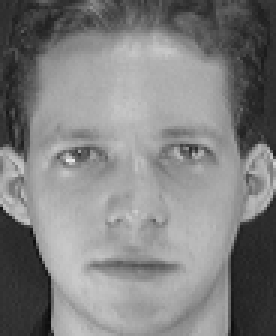
#> input picture dataset/s1/1.pgm, 92 x 112 px (shown 3 times larger); its folder holds 3 pictures in this run
$ jupyter execute --allow-errors Assignment1.ipynb
#> lines starting #> are read from the running program, lines starting #| are printed output that depends on the picture
#> further down, image is the input picture: PIL image 92x112 L; min 11, max 234, mean 128.3
#> `image_array = np.array(image_sequence)`: image_array = 10304 values, max 234 at index 4898, min 11 at index 9676, mean 128.3
[cell 1]
import numpy as np
import PIL
from PIL import Image
from sklearn import datasets
from sklearn.model_selection import train_test_split
from sklearn.neighbors import KNeighborsClassifier
from sklearn.metrics import accuracy_score
import matplotlib.pyplot as plt

1. Download the Dataset and Understand the Format

[cell 2]
#Downloaded in the project directory
#Image formate pgm 'grey scale img'

2. Generate the Data Matrix and the Label vector

[cell 3]
i = 0
s = 1
x = 1
d = [0] * 400
y = [0] * 400

#> (a cell that did not finish here is left out)

[cell 5]
plt.imshow(np.reshape(d[0], (92, 112)), cmap='gray', vmin=0, vmax=255)
plt.show()
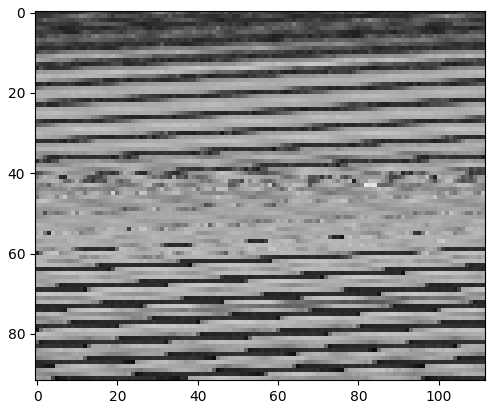
#> figure drawn by matplotlib, 1 panel

3. Split the Dataset into Training and Test sets

[cell 6]
training_data = [0] * 200
testing_data = [0] * 200
training_labels = [0] * 200
testing_labels = [0] * 200
curr_index = 0

[cell 7]
for i in range(1, 400, 2):
  curr_index = int(i / 2)
  testing_data[curr_index] = d[i]
  testing_labels[curr_index] = y[i]
  training_data[curr_index] = d[i - 1]
  training_labels[curr_index] = y[i - 1]
#> after the loop, testing_data = 200 items; testing_labels = 200 values, max 1 at index 0, min 0 at index 1, mean 0.005; training_data = 200 items; training_labels has the same summary as testing_labels

#> (the rest of this cell did not finish here and is left out)

4. Classification using PCA

Declaring variables

[cell 8]
alpha = [0.8, 0.85, 0.9, 0.95]
n = len(testing_data[0])
#> n = 10304

Calculating centered data, covariance matrix, eigen values, and eigen vectors

[cell 9]
def calculate_reduced_basis(data_to_reduce, alpha_val):

    attributes_means = np.mean(data_to_reduce, axis=0)
    Z = np.subtract(data_to_reduce, attributes_means.T)
    cov_matrix = np.cov(Z.T)
    eval, evec = np.linalg.eigh(cov_matrix)

    idx = eval.argsort()[::-1]
    eva = eval[idx]
    eve = evec[:,idx]
    eval_sum = np.sum(eval)

    reduced_basis = []
    for curr_alpha in alpha:
        dimensionality = 0
        curr_eval_sum = 0
        for curr_eval in eva:
            dimensionality += 1
            curr_eval_sum += curr_eval
            if curr_eval_sum / eval_sum >= curr_alpha:
                break

        reduced_basis.append(eve[:, :dimensionality])

    return reduced_basis

6. Classifier Tuning

Declaring the models

[cell 10]
model_1_pca = KNeighborsClassifier(n_neighbors=1)
model_3_pca = KNeighborsClassifier(n_neighbors=3)
model_5_pca = KNeighborsClassifier(n_neighbors=5)
model_7_pca = KNeighborsClassifier(n_neighbors=7)
models = [model_1_pca, model_3_pca, model_5_pca, model_7_pca]

Classifying the images

[cell 11]
def classify_images(f_alpha, f_training_reduced_basis, f_training_data, f_training_labels, f_testing_data, f_testing_labels):
    for i in range(len(f_alpha)):
        reduced_dim_data = np.dot(f_training_data, f_training_reduced_basis[i])
        reduced_dim_test = np.dot(f_testing_data, f_training_reduced_basis[i])

        model_1_pca.fit(reduced_dim_data, f_training_labels)
        model_3_pca.fit(reduced_dim_data, f_training_labels)
        model_5_pca.fit(reduced_dim_data, f_training_labels)
        model_7_pca.fit(reduced_dim_data, f_training_labels)

        print("When alpha = " + str(f_alpha[i]))
        for k in range(1, 8, 2):
            pred_model = models[int(k / 2)].predict(reduced_dim_test)
            print("K-NN classifier PCA " + str(k) + "  Accuracy is: " + str(accuracy_score(f_testing_labels, pred_model)))

        print("**********************")

#> (a cell that did not finish here is left out)

#> (a cell that did not finish here is left out)

5. Classification Using LDA

[cell 14]
def center_function(d):
    m = np.mean(d, axis=0)
    return np.subtract(d, m)

[cell 15]
def lda(data, l, dom, n_class, features):
  # Calculate the mean of feature for every class
  # Mean matrix is 10304x1 dim
#> called with l = 5, dom = 39, n_class = 40, features = 10304
  cdata = []
  for i in range(0, len(data), l):
    cdata.append(data[i:i+l])
#> this loop made 40 passes
#> i on passes 2 to 13: 5, 10, 15, 20, 25, 30, 35, 40, 45, 50, 55, 60
#> after the loop, cdata = 40 items
  mean_c = []
  for i in range(n_class):
    mean_c.append(np.mean(cdata[i], axis=0))
#> after the loop, mean_c = []
  if n_class != 2:
    tmean = np.mean(data, axis=0)

  # Calculate between-class scatter matrix
  # B matrix is 10304 x 10304
  bmat = np.zeros((features, features))
  if n_class == 2:
    sub = np.subtract(mean_c[0], mean_c[1])
    bmat = np.dot(sub, sub.T)
  else:
    tm = tmean[:, np.newaxis]
    for i in range(n_class):
      mc = mean_c[i][:, np.newaxis]
      sub = np.subtract(mc, tm)
      bmat += np.multiply(l, np.dot(sub, sub.T))

  # Center class matrix
  # Zi matrix is 5 x 10304
  zmat = []
  for d in cdata:
    zmat.append(center_function(d))

  # Class scatter matrix
  # S matrix is 10304 x 10304
  s_tot = np.zeros((features, features))
  for zi in zmat:
    s_tot += np.dot(zi.T, zi)

  # Compute dominant eigenvector
  eval, evec = np.linalg.eigh(np.dot(np.linalg.inv(s_tot), bmat))

  # Return the 39 dominant eigenvectors and the mean
  idx = eval.argsort()[::-1]
  eva = eval[idx]
  eve = evec[:,idx]
  dom_arr = eve[:,:dom]

  return dom_arr.T

#> (a cell that did not finish here is left out)

#> (a cell that did not finish here is left out)

#> (a cell that did not finish here is left out)

#> (a cell that did not finish here is left out)

#> (a cell that did not finish here is left out)

6. Classifier Tuning

[cell 21]
model_1_lda = KNeighborsClassifier(n_neighbors=1)
model_3_lda = KNeighborsClassifier(n_neighbors=3)
model_5_lda = KNeighborsClassifier(n_neighbors=5)
model_7_lda = KNeighborsClassifier(n_neighbors=7)

#> (a cell that did not finish here is left out)

#> (a cell that did not finish here is left out)

[cell 24]
testing_labels
#> Out has the same summary as testing_labels
